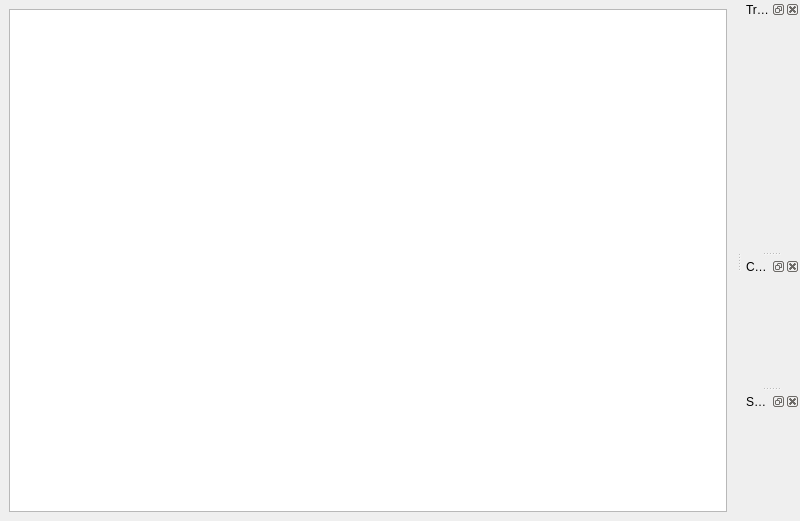
<?xml version="1.0" encoding="UTF-8"?>
<ui version="4.0">
 <class>MainWindow</class>
 <widget class="QMainWindow" name="MainWindow">
  <property name="geometry">
   <rect>
    <x>0</x>
    <y>0</y>
    <width>800</width>
    <height>521</height>
   </rect>
  </property>
  <property name="windowTitle">
   <string>MainWindow</string>
  </property>
  <widget class="QWidget" name="centralwidget">
   <layout class="QGridLayout" name="gridLayout">
    <item row="0" column="0">
     <widget class="CoordinatePlotWidget" name="graphicsLayout"/>
    </item>
   </layout>
  </widget>
  <widget class="QDockWidget" name="dockWidget">
   <property name="enabled">
    <bool>true</bool>
   </property>
   <property name="allowedAreas">
    <set>Qt::LeftDockWidgetArea|Qt::RightDockWidgetArea</set>
   </property>
   <property name="windowTitle">
    <string>Traces</string>
   </property>
   <attribute name="dockWidgetArea">
    <number>2</number>
   </attribute>
   <widget class="QWidget" name="dockWidgetContents">
    <layout class="QVBoxLayout" name="verticalLayout"/>
   </widget>
  </widget>
  <widget class="QDockWidget" name="dockWidgetFitUi">
   <property name="windowTitle">
    <string>Curve Fitting</string>
   </property>
   <attribute name="dockWidgetArea">
    <number>2</number>
   </attribute>
   <widget class="QWidget" name="dockWidgetContents_2"/>
  </widget>
  <widget class="QDockWidget" name="scanControlUi">
   <property name="windowTitle">
    <string>Scan Parameters</string>
   </property>
   <attribute name="dockWidgetArea">
    <number>2</number>
   </attribute>
   <widget class="QWidget" name="dockWidgetContents_3"/>
  </widget>
  <action name="actionExpand">
   <property name="text">
    <string>Expand</string>
   </property>
  </action>
 </widget>
 <customwidgets>
  <customwidget>
   <class>CoordinatePlotWidget</class>
   <extends>QGraphicsView</extends>
   <header>CoordinatePlotWidget</header>
  </customwidget>
 </customwidgets>
 <resources>
  <include location="Experiment.qrc"/>
 </resources>
 <connections/>
</ui>
